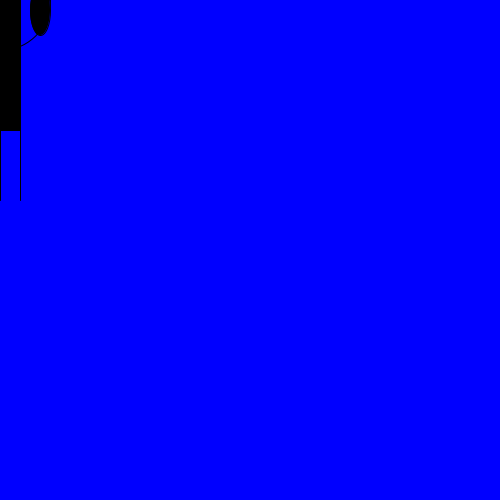
Frame 1 (no input)
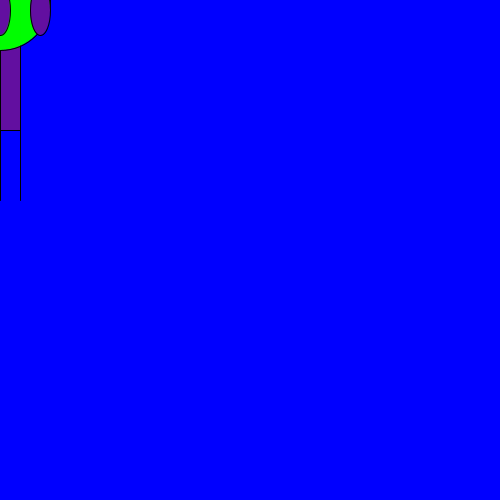
Frame 60 (the mouse pressed at the canvas centre just before this capture)
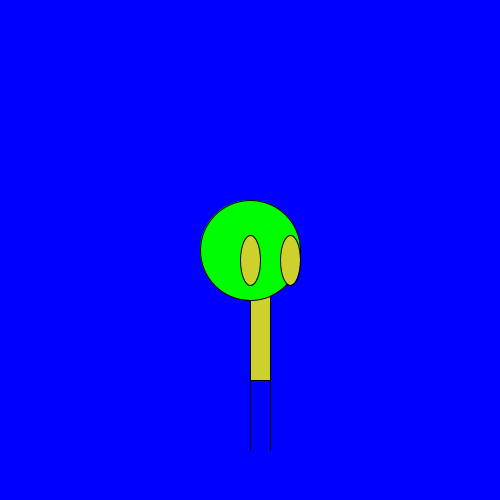
Frame 120 (the mouse held since frame 60 and released just before this capture)

The Processing sketch that drew these frames (run headless with seeded random() and noise(); from frame 60 on, the mouse is pressed at the canvas centre):

// Processing sketch: processing_67549
// ── processing_67549.pde

float X=(mouseX);
float Y=(mouseY);
float change=(1.5);
float R;
float G;
float B;
float Op;
void setup() {
  size (500, 500);

  frameRate(60);
  smooth();
}

void draw() {
  background(0, 0, 255);
  fill(R, G, B);
  rect(X, Y, 20, 130);
  line(X, Y+130, X, Y+200);
  line(X+20, Y+130, X+20, Y+200);
  fill(0, 255, 0, Op);
  ellipse(X, Y, 100, 100);
  fill(R, G, B);
  ellipse(X, Y+10, 20, 50);
  fill(R, G, B);
  ellipse(X+40, Y+10, 20, 50);

  X=mouseX;
  Y=mouseY;

  R=random(0, 255);
  G=random(0, 255);
  B=random(0, 255);
  Op=(255);

  R=R-change;
  G=G+change;
  Op=Op-change;
}
